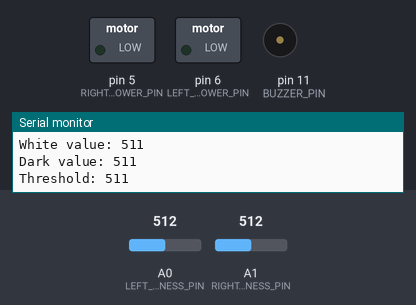
Simulated run of this sketch. Board: Arduino Uno, built with avr-gcc and run on an emulated ATmega328P. Parts: switched loads named in the sketch (green lamp = pin HIGH), buzzer (waves = sounding), the last lines printed to the serial monitor. The test bench sets the inputs (shaded band); at power-on: A0 (LEFT_BRIGHTNESS_PIN) = 512, A1 (RIGHT_BRIGHTNESS_PIN) = 512.

Above: at 4.8 s.
4.9 s: A0 (LEFT_BRIGHTNESS_PIN) set to 716
At 6.9 s:
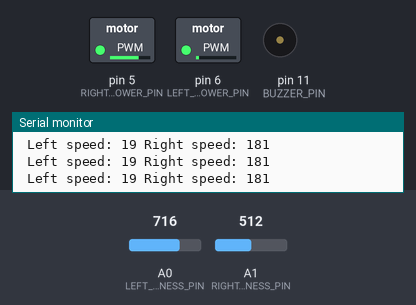
7.5 s: A1 (RIGHT_BRIGHTNESS_PIN) set to 716
At 8.4 s:
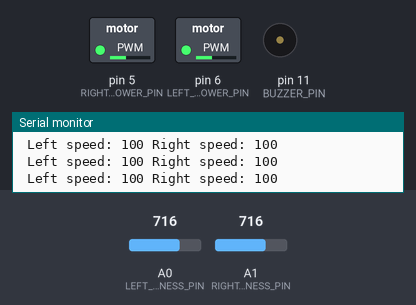
9.0 s: A0 (LEFT_BRIGHTNESS_PIN) set to 728
At 10.4 s:
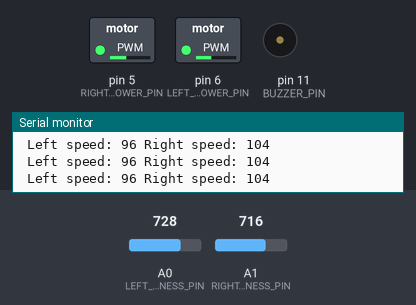
12.0 s: A1 (RIGHT_BRIGHTNESS_PIN) set to 811
At 12.9 s:
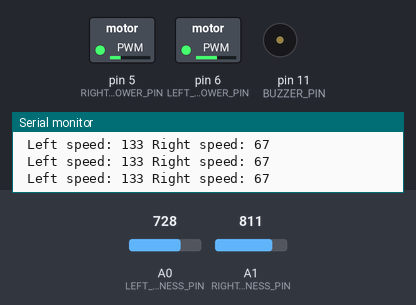
13.5 s: A1 (RIGHT_BRIGHTNESS_PIN) set to 824
At 14.7 s:
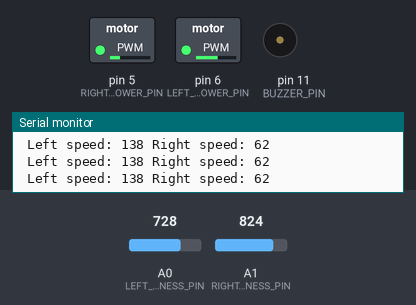
15.0 s: A0 (LEFT_BRIGHTNESS_PIN) set to 607
At 15.4 s:
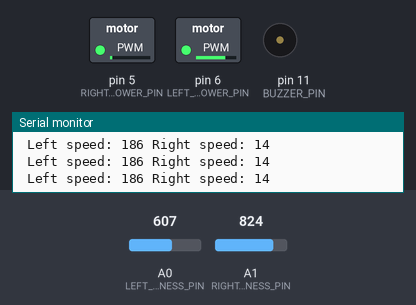
16.5 s: A0 (LEFT_BRIGHTNESS_PIN) set to 596
Timing chart, 0 to 19.0 s (numbered marks = the images above; inputs shaded):
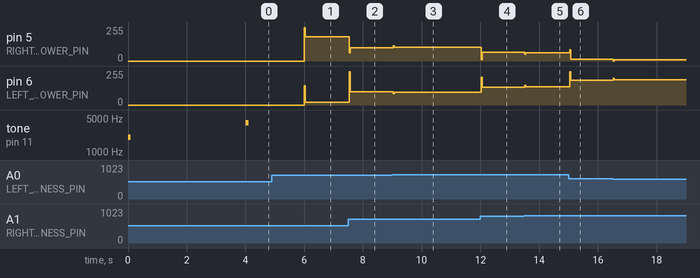

The sketch:

omega_bot__1_.ino
```cpp
#define LEFT_BRIGHTNESS_PIN A0  //change
#define RIGHT_BRIGHTNESS_PIN A1 //change
#define LEFT_MOTOR_POWER_PIN 6
#define RIGHT_MOTOR_POWER_PIN 5
#define RIGHT_MOTOR_DIRECTION_PIN 4
#define LEFT_MOTOR_DIRECTION_PIN 7
#define BUZZER_PIN 11

#define DT 20
#define AVG_SPEED 100

enum class OmegaBotState{
  START,
  IS_SEARCHING,
  IS_FOLLOWING,
  STOP
};

int brightness_threshold = 313;
unsigned long int TIME = 0;
OmegaBotState state;

class LightSensor{
private:
  int brightness_pin;
public:
  LightSensor(int new_brightness_pin);
  int get_brightness();
};

LightSensor::LightSensor(int new_brightness_pin){
  brightness_pin = new_brightness_pin;
}

int LightSensor::get_brightness(){
  return 1023-analogRead(brightness_pin);
}

class Motor{
    private:
      int power_pin;
      int direction_pin;
    public:
      Motor(int new_power_pin, int new_direction_pin);
      void drive(int speed);
};

Motor::Motor(int new_power_pin, int new_direction_pin){
  power_pin = new_power_pin;
  direction_pin = new_direction_pin;
}

void Motor::drive(int speed){
  if (speed >= 0){
    digitalWrite(direction_pin, HIGH);
    analogWrite(power_pin, speed);
  } else {
    digitalWrite(direction_pin, LOW);
    analogWrite(power_pin, -speed);
  }

}

LightSensor left_LightSensor = LightSensor(LEFT_BRIGHTNESS_PIN);
LightSensor right_LightSensor = LightSensor(RIGHT_BRIGHTNESS_PIN);

Motor left_motor = Motor(LEFT_MOTOR_POWER_PIN, LEFT_MOTOR_DIRECTION_PIN);
Motor right_motor = Motor(RIGHT_MOTOR_POWER_PIN, RIGHT_MOTOR_DIRECTION_PIN);

void change_state(OmegaBotState new_state)
{
  state = new_state;
  TIME = millis();
}

int compute_PID(int input, int setpoint, float kp, float ki, float kd)
{
  float err = setpoint - input;
  //static float integral = 0;
  static float prev_err = 0;
  //integral += err*dt;
  float D = (err-prev_err)/DT;
  prev_err = err;
  return err*kp /*+ integral*ki*/ + D*kd;
}

void start(){
  static int white_value = 0;
  int dark_value = 0;
  static bool is_white_value_got = false;
  static bool is_dark_value_got = false;

  if(!is_white_value_got) {
    white_value = (left_LightSensor.get_brightness()+right_LightSensor.get_brightness())/2;
    tone(BUZZER_PIN, 2000, 100);
    Serial.print("White value: ");
    Serial.println(white_value);

    is_white_value_got = true;
  }
  if(millis() - TIME > 4000 && !is_dark_value_got) {
    dark_value = (left_LightSensor.get_brightness()+right_LightSensor.get_brightness())/2;
    tone(BUZZER_PIN, 4000, 100);
    Serial.print("Dark value: ");
    Serial.println(dark_value);

    brightness_threshold = (white_value+dark_value)/2;
    Serial.print("Threshold: ");
    Serial.println(brightness_threshold);

    is_dark_value_got = true;
  }

  if (millis()-TIME > 6000){
    change_state(OmegaBotState::IS_FOLLOWING);
  }
}

void follow_line(){
  int left_brightness = left_LightSensor.get_brightness();
  int right_brightness = right_LightSensor.get_brightness();

  // Serial.print("Left brightness: ");
  // Serial.print(left_brightness);
  // Serial.print(" Right brightness: ");
  // Serial.print(right_brightness);

  int left_speed;
  int right_speed;

  int error = right_brightness-left_brightness;
  int control = compute_PID(error, 0, 0.4,0,16); //0.3, 10

  if (left_brightness > brightness_threshold && right_brightness > brightness_threshold){
    change_state(OmegaBotState::IS_SEARCHING);
  }

  left_speed = constrain(AVG_SPEED + control, -250, 250);
  right_speed = constrain(AVG_SPEED - control, -250, 250);

  Serial.print(" Left speed: ");
  Serial.print(left_speed);
  Serial.print(" Right speed: ");
  Serial.println(right_speed);

  left_motor.drive(left_speed);
  right_motor.drive(right_speed);
}

void search_line(){
  int left_brightness = left_LightSensor.get_brightness();
  int right_brightness = right_LightSensor.get_brightness();

  left_motor.drive(200);
  right_motor.drive(-30);

  Serial.print("Left brightness: ");
  Serial.print(left_brightness);
  Serial.print(" Right brightness: ");
  Serial.print(right_brightness);
  Serial.print(" Threshold: ");
  Serial.println(brightness_threshold);

  if(left_LightSensor.get_brightness() < brightness_threshold || right_LightSensor.get_brightness() < brightness_threshold){
    change_state(OmegaBotState::IS_FOLLOWING);
  }
  if(millis()-TIME > 10000){
    change_state(OmegaBotState::STOP);
  }
}

void stop(){
  left_motor.drive(0);
  right_motor.drive(0);
}


void setup() {
  Serial.begin(9600);
  change_state(OmegaBotState::START);
}

void loop() {
  if (state == OmegaBotState::START){
    start();
  }
  if (state == OmegaBotState::IS_SEARCHING){
    search_line();
  }
  if (state == OmegaBotState::IS_FOLLOWING){
    follow_line();
  }
  if (state == OmegaBotState::STOP){
    stop();
  }
  delay(DT);
}
```

Measured:
- after the input at 4.9 s, pin 5 (RIGHT_MOTOR_POWER_PIN): 0/255 → 181/255 after 1.1 s; pin 6 (LEFT_MOTOR_POWER_PIN): 0/255 → 19/255 after 1.1 s
- after the input at 7.5 s, pin 5 (RIGHT_MOTOR_POWER_PIN): 181/255 → 100/255 at once; pin 6 (LEFT_MOTOR_POWER_PIN): 19/255 → 100/255 at once
- after the input at 9.0 s, pin 5 (RIGHT_MOTOR_POWER_PIN): 100/255 → 104/255 at once; pin 6 (LEFT_MOTOR_POWER_PIN): 100/255 → 96/255 at once
- after the input at 12.0 s, pin 5 (RIGHT_MOTOR_POWER_PIN): 104/255 → 67/255 at once; pin 6 (LEFT_MOTOR_POWER_PIN): 96/255 → 133/255 at once
- after the input at 13.5 s, pin 5 (RIGHT_MOTOR_POWER_PIN): 67/255 → 62/255 at once; pin 6 (LEFT_MOTOR_POWER_PIN): 133/255 → 138/255 at once
- after the input at 15.0 s, pin 5 (RIGHT_MOTOR_POWER_PIN): 62/255 → 14/255 at once; pin 6 (LEFT_MOTOR_POWER_PIN): 138/255 → 186/255 at once
- after the input at 16.5 s, pin 5 (RIGHT_MOTOR_POWER_PIN): 14/255 → 9/255 at once; pin 6 (LEFT_MOTOR_POWER_PIN): 186/255 → 191/255 at once
